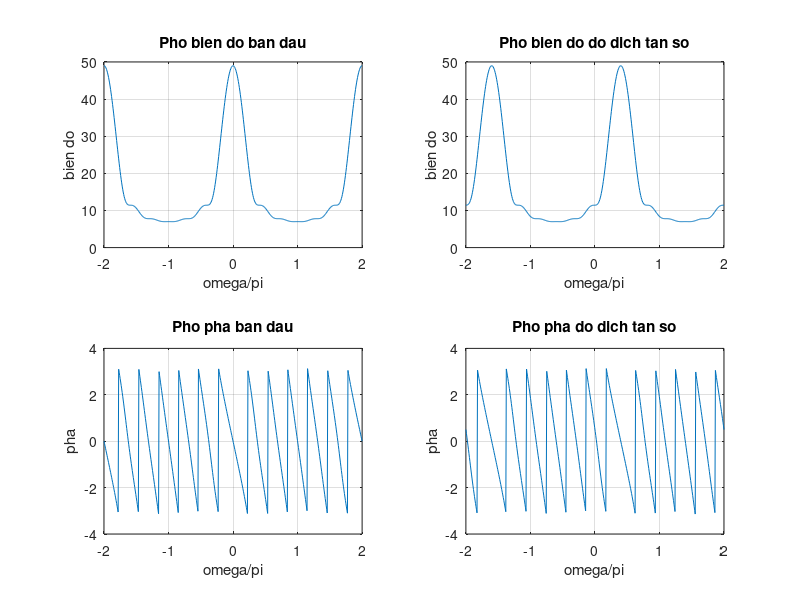

Here is the MATLAB script that generated this plot:
w = linspace(-2*pi,2*pi,512);
x1 = [1 3 5 7 9 11 13];
d = 0.4*pi
h1 = freqz(x1,1,w);
l = length(x1);
n = 0:l-1;
x2 = exp(d*i*n).*x1
h2 = freqz(x2,1,w);
subplot(221);
plot(w/pi,abs(h1));grid;
xlabel('omega/pi');
ylabel('bien do');
title('Pho bien do ban dau');
subplot(222);
plot(w/pi,abs(h2));grid;
xlabel('omega/pi');
ylabel('bien do');
title('Pho bien do do dich tan so');
subplot(223);
plot(w/pi,angle(h1));grid;
xlabel('omega/pi');
ylabel('pha');
title('Pho pha ban dau');
subplot(224);
plot(w/pi,angle(h2));grid;
xlabel('omega/pi');
ylabel('pha');
title('Pho pha do dich tan so');



